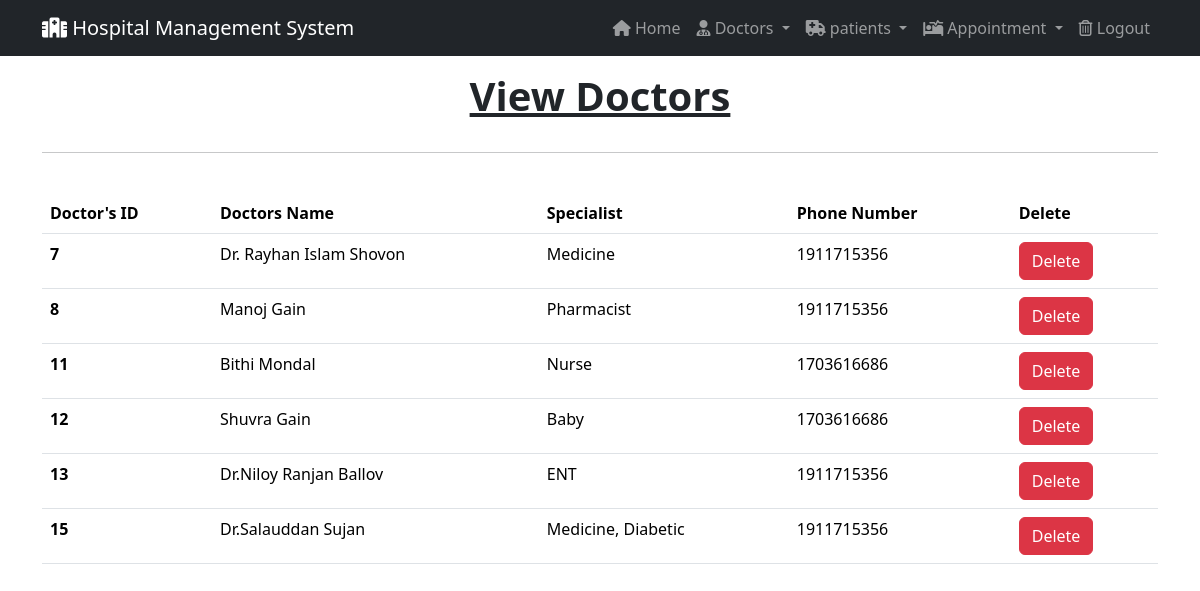
/view-doctor/ (signed in), run on the app's committed database.
### HospitalApp/models.py (models this page shows, shortened)
class Doctor(models.Model):
    name = models.CharField(max_length=100, blank=True, null=True)
    mobile = models.IntegerField(blank=True, null=True, default='0')
    special = models.CharField(max_length=100, blank=True, null=True)
    created_at = models.DateTimeField(auto_now_add=True)
    updated_at = models.DateTimeField(auto_now_add=True)

### HospitalApp/views.py (the view)
# urls.py: path('view-doctor/', views.view_doctor, name='view-doctor'),
def view_doctor(request):
    doctors = Doctor.objects.all()
    if not request.user.is_staff:
        return redirect('login')
    context={
        'doctors': doctors
    }
    return render(request,'view_doctor.html',context)

### templates/view_doctor.html (shortened to what this page needs)
{% extends "base.html" %}
{% load static %}
{% block content %}
<h1 class="text-center py-3 text-decoration-underline fw-bolder">View Doctors</h1>
<div class="container">
    <hr>
    <br>
    <table class="table table-hover" id="example">
        <thead>
          <tr>
            <th scope="col">Doctor's ID</th>
            <th scope="col">Doctors Name</th>
            <th scope="col">Specialist</th>
            <th scope="col">Phone Number</th>
            <th scope="col">Delete</th>
          </tr>
        </thead>
        <tbody>
            {% for doctor in doctors %}
                <tr>
                    <th scope="row">{{doctor.id}}</th>
                    <td>{{doctor.name}}</td>
                    <td>{{doctor.special}}</td>
                    <td>{{doctor.mobile}}</td>
                    <td><a href="{% url 'delete-doctor' doctor.id  %}" onclick="return confirm('Are u really want to delete ?')" class="btn btn-danger">Delete</a></td>
                </tr>
          {% endfor %}
        </tbody>
      </table>
</div>
{% endblock content %}

### templates/base.html (shortened to what this page needs)
{% load static %}
<!doctype html>
<html lang="en">
  <head>
    <link href="https://cdn.jsdelivr.net/npm/bootstrap@5.3.3/dist/css/bootstrap.min.css" rel="stylesheet">
    <link rel="stylesheet" href="https://cdnjs.cloudflare.com/ajax/libs/font-awesome/6.7.2/css/all.min.css" />
    <link rel="stylesheet" type="text/css" href="{% static 'css/style.css' %}">
    <link rel="stylesheet" href="https://cdn.datatables.net/2.2.1/css/dataTables.dataTables.css">
    <link rel="stylesheet" href="https://cdn.datatables.net/buttons/3.2.0/css/buttons.dataTables.css">
  </head>
  <body>
    {% include "navbar.html" %}
    {% block content %}
    {% endblock content %}
  </body>
</html>

### templates/navbar.html (shortened to what this page needs)
{% load static %}
<nav class="navbar navbar-expand-lg bg-dark navbar-dark">
  <div class="container">
    <a class="navbar-brand text-white" href="{% url 'index' %}"><i class="fa-solid fa-hospital"></i>  Hospital Management System</a>
    <div class="collapse navbar-collapse" id="navbarSupportedContent">
      <ul class="navbar-nav ms-auto mb-2 mb-lg-0 ">
        {% if request.user.is_staff %}
        <li class="nav-item">
          <a class="nav-link" href="{% url 'index' %}"><i class="fa-solid fa-house"></i> Home</a>
        </li>
        <li class="nav-item dropdown">
          <a class="nav-link dropdown-toggle" href="#" role="button" data-bs-toggle="dropdown" aria-expanded="false">
            <i class="fa-solid fa-user-doctor"></i>  Doctors </a>
        </li>
        <li class="nav-item dropdown">
          <a class="nav-link dropdown-toggle" href="#" role="button" data-bs-toggle="dropdown" aria-expanded="false">
            <i class="fa-solid fa-truck-medical"></i>  patients </a>
        </li>
        <li class="nav-item dropdown">
          <a class="nav-link dropdown-toggle" href="#" role="button" data-bs-toggle="dropdown" aria-expanded="false">
            <i class="fa-solid fa-bed-pulse"></i>  Appointment </a>
        </li>
        <li class="nav-item">
          <a class="nav-link" href="{% url 'logout' %}"><i class="fa-regular fa-trash-can"></i> Logout</a>
        </li>
        {% endif %}
      </ul>
    </div>
  </div>
</nav>

### data on the page
Doctor: id "7", name "Dr. Rayhan Islam Shovon", special "Medicine", mobile "1911715356"
Doctor: id "8", name "Manoj Gain", special "Pharmacist", mobile "1911715356"
Doctor: id "11", name "Bithi Mondal", special "Nurse", mobile "1703616686"
Doctor: id "12", name "Shuvra Gain", special "Baby", mobile "1703616686"
Doctor: id "13", name "Dr.Niloy Ranjan Ballov", special "ENT", mobile "1911715356"
Doctor: id "15", name "Dr.Salauddan Sujan", special "Medicine, Diabetic", mobile "1911715356"
